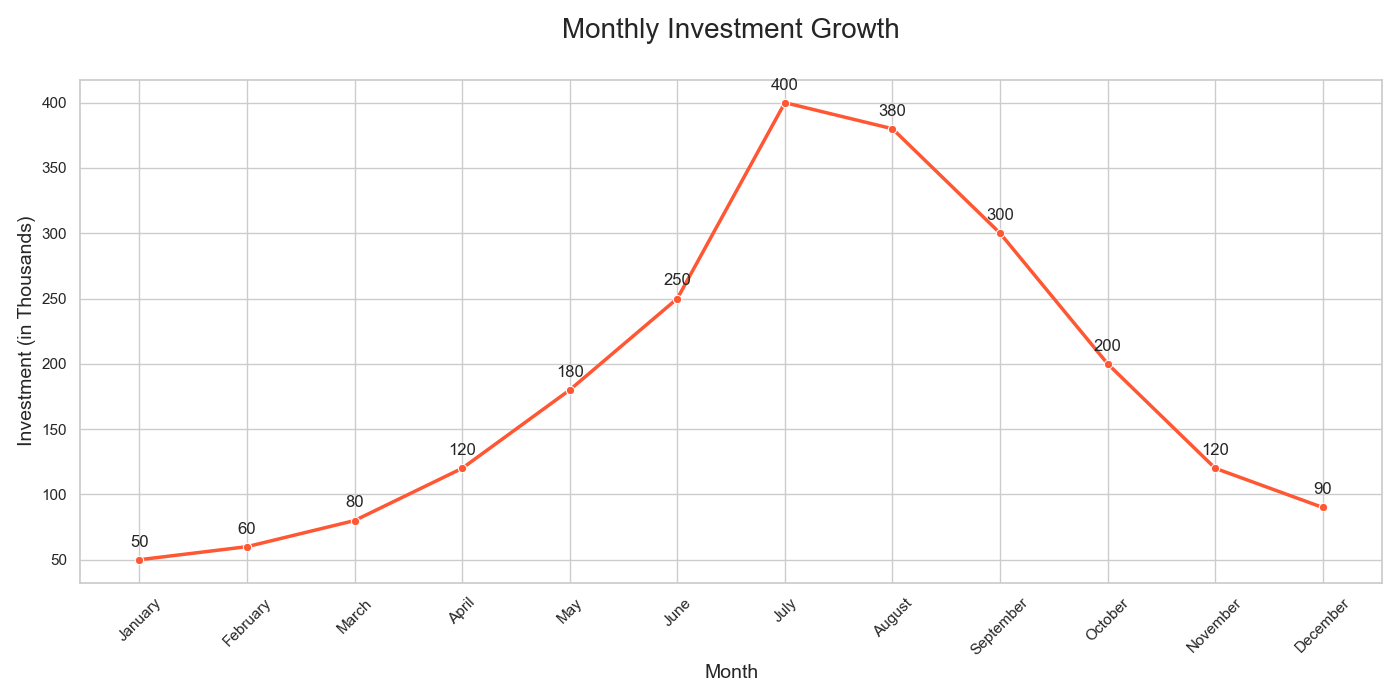

Generate this figure with Python:

import pandas as pd
import seaborn as sns
import matplotlib.pyplot as plt

# Creating the dataset
data = {
    'Month': ['January', 'February', 'March', 'April', 'May', 'June', 
              'July', 'August', 'September', 'October', 'November', 'December'],
    'Investment': [50, 60, 80, 120, 180, 250, 400, 380, 300, 200, 120, 90]
}

# Convert the dictionary into a DataFrame
df = pd.DataFrame(data)

# Creating a line chart using seaborn
plt.figure(figsize=(14, 7))  # width: 14 inches, height: 7 inches
sns.set_theme(style="whitegrid")

# Plotting the data
lineplot = sns.lineplot(x='Month', y='Investment', data=df, 
                        color="#FF5733", linewidth=2.5, marker='o')

# Annotating each point with its value
for i in range(df.shape[0]):
    plt.text(df['Month'][i], df['Investment'][i] + 10, 
             df['Investment'][i], horizontalalignment='center')

# Customizing the chart appearance
lineplot.set_title('Monthly Investment Growth', fontsize=20, pad=30)
lineplot.set_xlabel('Month', fontsize=14)
lineplot.set_ylabel('Investment (in Thousands)', fontsize=14)
plt.xticks(rotation=45)  # Rotate the x labels for better readability
plt.tight_layout()  # Adjusts the plot to make sure everything fits without overlap

# Display the plot
plt.show()
